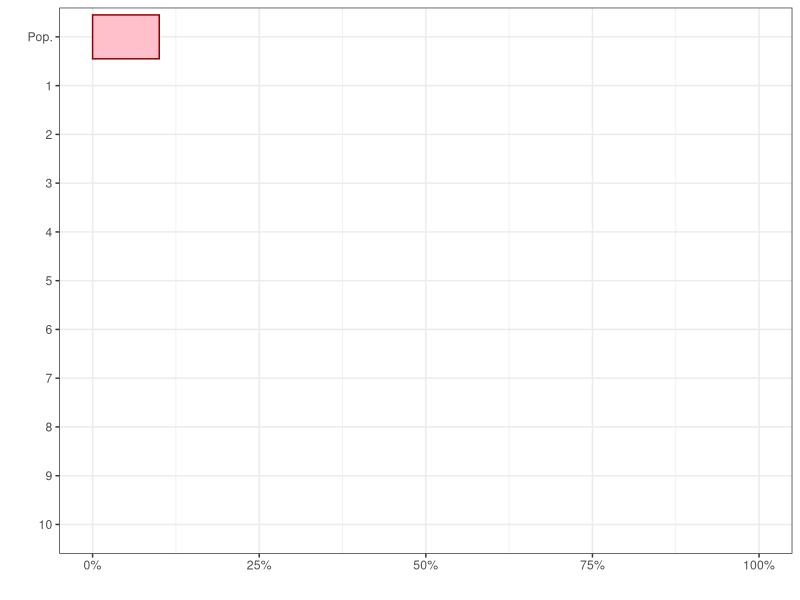
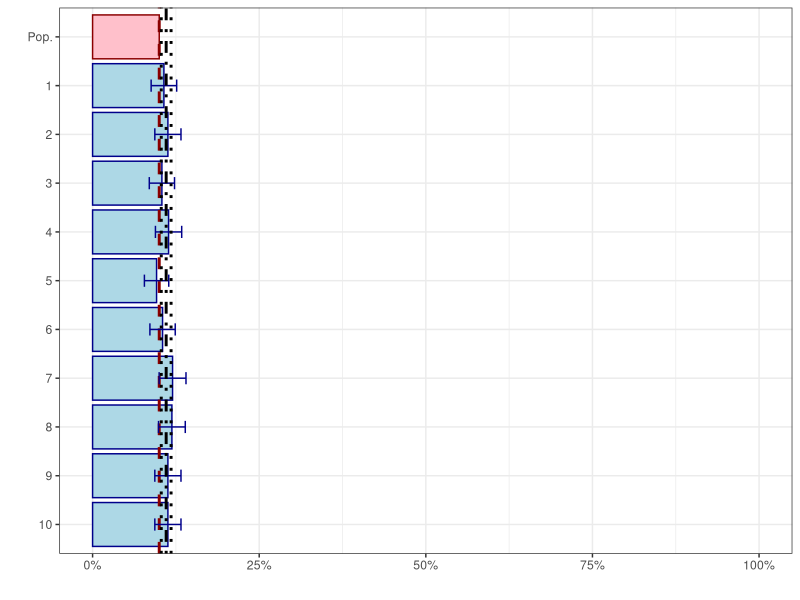

Source code (R) for these figures, in order:
## ---- chunk 1
knitr::opts_chunk$set(echo = FALSE)

library(dplyr)
library(purrr)
library(reshape2)
library(ggplot2)
## ---- chunk 2
prop.ci <- function(p, n, conf.level) {
  conf.level <- conf.level %>% as.character
  critical.values <- c('0.90' = 1.645, '0.95' = 1.96, '0.99' = 2.575)
  if(!conf.level %in% names(critical.values)) {
    stop(paste('Acceptable confidence levels:', paste(names(critical.values), collapse = ', ')))
  }
  moe <- critical.values[conf.level] * sqrt(p * (1 - p) / n)
  tibble(Low = p - moe, High = p + moe)
}

justmid <- function(d) {
  d %>%
    summarise(
      Mid = mean(p)
    )
}

minmax <- function(d) {
  d %>%
    summarise(
      Low = min(p),
      High = max(p)
    )
}

sdrange <- function(d) {
  d %>%
    summarise(
      Low = mean(p) - sd(p),
      High = mean(p) + sd(p)
    )
}

visualise.samples <- function(
    d, 
    include.mean = FALSE, 
    population.line = FALSE,
    range.function = NULL,
    confint = NULL) {
  
  d <- d %>%
    mutate(
      Sample = factor(
        Sample,
        levels = c(
          'Pop.', d$Sample[d$Sample!='Pop.']) %>% rev
      ),
      Colour = ifelse(
        Sample == 'Pop.',
        'Pop.', 'Sample'
      )
    )
  
  if(include.mean) {
    d.sample.summary <- d %>%
      filter(
        Sample != 'Pop.'
      ) %>%
      summarise(Mid = mean(p)) %>%
      melt(id = NULL, variable.name = 'Statistic', value.name = 'Value')
  } else {
    d.sample.summary <- tibble(
      Statistics = character(), Value = numeric()
    )
  }

  if(!is.null(range.function)) {
    d.sample.summary <- d %>%
      filter(
        Sample != 'Pop.'
      ) %>%
      range.function %>%
      melt(id = NULL, variable.name = 'Statistic', value.name = 'Value') %>%
      rbind(
        d.sample.summary
      )
  }
  
  p <- d %>%
    ggplot(
      aes(x = Sample, y = p, colour = Colour, fill = Colour)
    ) +
    geom_col()
  
  if(population.line) {
    p <- p +
      geom_hline(
        yintercept = d$p[d$Sample=='Pop.'],
        linetype = 'dashed',
        linewidth = 1,
        colour = 'darkred'
      )
  }
  
  if(!is.null(confint)) {
    p <- p +
      geom_errorbar(
        aes(
          ymin = Low,
          ymax = High
        ),
        data = tibble(d, prop.ci(d$p, d$n, confint)),
        width = 0.25
      )
  }
  
  if(nrow(d.sample.summary) > 0) {
    p <- p +
      geom_hline(
        aes(yintercept = Value, linetype = Statistic),
        linewidth = 1,
        data = d.sample.summary
      ) +
      scale_linetype_manual(
        values = c(
          Low = 'dotted', Mid = 'dotdash', High = 'dotted'), guide = 'none')
  }
  
  p +
    scale_x_discrete(
      '') +
    scale_y_continuous(
      '', limits = c(0,1), labels = scales::percent) +
    scale_colour_manual(
      values = c(
        'Pop.' = 'darkred', 'Sample' = 'darkblue'), guide = 'none') +
    scale_fill_manual(
      values = c(
        'Pop.' = 'pink', 'Sample' = 'lightblue'), guide = 'none') +
    coord_flip() +
    theme_bw()
}
## ---- chunk 3
population.p <- .1
population.N <- 10000

population <- c(
  rep(1, population.N * population.p), 
  rep(0, population.N * (1 - population.p)))
## ---- chunk 4
tibble(
  Sample = c('Pop.', 1:10), 
  n = NA, 
  p = c(mean(population), rep(NA, 10))
  ) %>% 
  visualise.samples
## ---- chunk 5
sample.size <- 1000

complement <- function(x, rho) {
  y <- rnorm(length(x))
  x.perp <- residuals(lm(y ~ x))
  rho * sd(x.perp) * x + x.perp * sd(y) * sqrt(1 - rho^2)
}

take.sample <- function(x, n, data.defect.correlation) {
  proportion.to.sample <- n / length(x)
  y <- complement(x, data.defect.correlation * 2)
  sampling.p <- ecdf(y)(y) * proportion.to.sample * 2
  sample(x, size = n, replace = FALSE, prob = sampling.p)
}

samples <- (1:10) %>%
  map_dbl(
    function(x) {
      mean(take.sample(population, sample.size, 0.15))
    }
  )
## ---- chunk 6
tibble(
  Sample = c('Pop.', 1:length(samples)), 
  n = c(NA, rep(sample.size, length(samples))),
  p = c(mean(population), samples)
  ) %>%
  visualise.samples(
    include.mean = TRUE, population.line = TRUE, range.function = sdrange, confint = .95)
